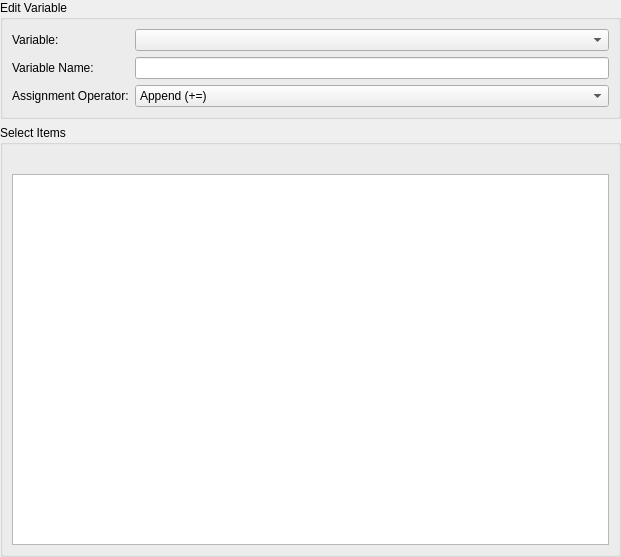
<ui version="4.0" >
 <class>Qt4ProjectManager::Internal::ValueEditor</class>
 <widget class="QWidget" name="Qt4ProjectManager::Internal::ValueEditor" >
  <property name="geometry" >
   <rect>
    <x>0</x>
    <y>0</y>
    <width>621</width>
    <height>557</height>
   </rect>
  </property>
  <layout class="QVBoxLayout" >
   <property name="margin" >
    <number>0</number>
   </property>
   <property name="spacing" >
    <number>6</number>
   </property>
   <item>
    <widget class="QGroupBox" name="m_varGroupBox" >
     <property name="sizePolicy" >
      <sizepolicy>
       <hsizetype>5</hsizetype>
       <vsizetype>4</vsizetype>
       <horstretch>0</horstretch>
       <verstretch>0</verstretch>
      </sizepolicy>
     </property>
     <property name="title" >
      <string>Edit Variable</string>
     </property>
     <layout class="QGridLayout" >
      <property name="margin" >
       <number>9</number>
      </property>
      <property name="spacing" >
       <number>6</number>
      </property>
      <item row="0" column="1" >
       <widget class="QComboBox" name="m_varComboBox" >
        <property name="sizePolicy" >
         <sizepolicy>
          <hsizetype>7</hsizetype>
          <vsizetype>0</vsizetype>
          <horstretch>0</horstretch>
          <verstretch>0</verstretch>
         </sizepolicy>
        </property>
       </widget>
      </item>
      <item row="1" column="0" >
       <widget class="QLabel" name="m_varLineEditLabel" >
        <property name="text" >
         <string>Variable Name:</string>
        </property>
       </widget>
      </item>
      <item row="2" column="0" >
       <widget class="QLabel" name="m_assignComboBoxLabel" >
        <property name="text" >
         <string>Assignment Operator:</string>
        </property>
       </widget>
      </item>
      <item row="1" column="1" >
       <widget class="QLineEdit" name="m_varLineEdit" />
      </item>
      <item row="0" column="0" >
       <widget class="QLabel" name="m_varComboBoxLabel" >
        <property name="text" >
         <string>Variable:</string>
        </property>
       </widget>
      </item>
      <item row="2" column="1" >
       <widget class="QComboBox" name="m_assignComboBox" >
        <item>
         <property name="text" >
          <string>Append (+=)</string>
         </property>
        </item>
        <item>
         <property name="text" >
          <string>Remove (-=)</string>
         </property>
        </item>
        <item>
         <property name="text" >
          <string>Replace (~=)</string>
         </property>
        </item>
        <item>
         <property name="text" >
          <string>Set (=)</string>
         </property>
        </item>
        <item>
         <property name="text" >
          <string>Unique (*=)</string>
         </property>
        </item>
       </widget>
      </item>
     </layout>
    </widget>
   </item>
   <item>
    <widget class="QStackedWidget" name="m_editStackWidget" >
     <property name="currentIndex" >
      <number>2</number>
     </property>
     <widget class="QWidget" name="m_singleDefinedPage" >
      <layout class="QVBoxLayout" >
       <property name="margin" >
        <number>0</number>
       </property>
       <property name="spacing" >
        <number>6</number>
       </property>
       <item>
        <widget class="QGroupBox" name="m_singleDefinedGroupBox" >
         <property name="title" >
          <string>Select Item</string>
         </property>
         <layout class="QVBoxLayout" >
          <property name="margin" >
           <number>9</number>
          </property>
          <property name="spacing" >
           <number>6</number>
          </property>
          <item>
           <widget class="QLabel" name="m_singleDefinedDescriptionLabel" >
            <property name="text" >
             <string/>
            </property>
            <property name="wordWrap" >
             <bool>true</bool>
            </property>
           </widget>
          </item>
          <item>
           <widget class="QComboBox" name="m_itemComboBox" />
          </item>
         </layout>
        </widget>
       </item>
       <item>
        <spacer>
         <property name="orientation" >
          <enum>Qt::Vertical</enum>
         </property>
         <property name="sizeHint" >
          <size>
           <width>20</width>
           <height>40</height>
          </size>
         </property>
        </spacer>
       </item>
      </layout>
     </widget>
     <widget class="QWidget" name="m_singleUndefinedPage" >
      <layout class="QVBoxLayout" >
       <property name="margin" >
        <number>0</number>
       </property>
       <property name="spacing" >
        <number>6</number>
       </property>
       <item>
        <widget class="QGroupBox" name="m_singleUndefinedGroupBox" >
         <property name="title" >
          <string>Edit Item</string>
         </property>
         <layout class="QVBoxLayout" >
          <property name="margin" >
           <number>9</number>
          </property>
          <property name="spacing" >
           <number>6</number>
          </property>
          <item>
           <widget class="QLabel" name="m_singleUndefinedDescriptionLabel" >
            <property name="text" >
             <string/>
            </property>
            <property name="wordWrap" >
             <bool>true</bool>
            </property>
           </widget>
          </item>
          <item>
           <widget class="QLineEdit" name="m_itemLineEdit" >
            <property name="sizePolicy" >
             <sizepolicy>
              <hsizetype>5</hsizetype>
              <vsizetype>0</vsizetype>
              <horstretch>0</horstretch>
              <verstretch>0</verstretch>
             </sizepolicy>
            </property>
           </widget>
          </item>
         </layout>
        </widget>
       </item>
       <item>
        <spacer>
         <property name="orientation" >
          <enum>Qt::Vertical</enum>
         </property>
         <property name="sizeHint" >
          <size>
           <width>20</width>
           <height>40</height>
          </size>
         </property>
        </spacer>
       </item>
      </layout>
     </widget>
     <widget class="QWidget" name="m_multiDefinedPage" >
      <layout class="QVBoxLayout" >
       <property name="margin" >
        <number>0</number>
       </property>
       <property name="spacing" >
        <number>6</number>
       </property>
       <item>
        <widget class="QGroupBox" name="m_multiDefinedGroupBox" >
         <property name="title" >
          <string>Select Items</string>
         </property>
         <layout class="QVBoxLayout" >
          <property name="margin" >
           <number>9</number>
          </property>
          <property name="spacing" >
           <number>6</number>
          </property>
          <item>
           <widget class="QLabel" name="m_multiDefinedDescriptionLabel" >
            <property name="text" >
             <string/>
            </property>
            <property name="wordWrap" >
             <bool>true</bool>
            </property>
           </widget>
          </item>
          <item>
           <widget class="QListWidget" name="m_itemListWidget" />
          </item>
         </layout>
        </widget>
       </item>
      </layout>
     </widget>
     <widget class="QWidget" name="m_multiUndefinedPage" >
      <layout class="QVBoxLayout" >
       <property name="margin" >
        <number>0</number>
       </property>
       <property name="spacing" >
        <number>6</number>
       </property>
       <item>
        <widget class="QGroupBox" name="m_multiUndefinedGroupBox" >
         <property name="title" >
          <string>Edit Items</string>
         </property>
         <layout class="QVBoxLayout" >
          <property name="margin" >
           <number>9</number>
          </property>
          <property name="spacing" >
           <number>6</number>
          </property>
          <item>
           <widget class="QLabel" name="m_multiUndefinedDescriptionLabel" >
            <property name="text" >
             <string/>
            </property>
            <property name="wordWrap" >
             <bool>true</bool>
            </property>
           </widget>
          </item>
          <item>
           <layout class="QHBoxLayout" >
            <property name="margin" >
             <number>0</number>
            </property>
            <property name="spacing" >
             <number>6</number>
            </property>
            <item>
             <widget class="QListView" name="m_itemListView" >
              <property name="uniformItemSizes" >
               <bool>true</bool>
              </property>
             </widget>
            </item>
            <item>
             <layout class="QVBoxLayout" >
              <property name="margin" >
               <number>0</number>
              </property>
              <property name="spacing" >
               <number>6</number>
              </property>
              <item>
               <widget class="QToolButton" name="m_itemAddButton" >
                <property name="sizePolicy" >
                 <sizepolicy>
                  <hsizetype>1</hsizetype>
                  <vsizetype>0</vsizetype>
                  <horstretch>0</horstretch>
                  <verstretch>0</verstretch>
                 </sizepolicy>
                </property>
                <property name="minimumSize" >
                 <size>
                  <width>0</width>
                  <height>23</height>
                 </size>
                </property>
                <property name="text" >
                 <string>New</string>
                </property>
               </widget>
              </item>
              <item>
               <widget class="QToolButton" name="m_itemRemoveButton" >
                <property name="sizePolicy" >
                 <sizepolicy>
                  <hsizetype>1</hsizetype>
                  <vsizetype>0</vsizetype>
                  <horstretch>0</horstretch>
                  <verstretch>0</verstretch>
                 </sizepolicy>
                </property>
                <property name="minimumSize" >
                 <size>
                  <width>0</width>
                  <height>23</height>
                 </size>
                </property>
                <property name="text" >
                 <string>Remove</string>
                </property>
               </widget>
              </item>
              <item>
               <spacer>
                <property name="orientation" >
                 <enum>Qt::Vertical</enum>
                </property>
                <property name="sizeHint" >
                 <size>
                  <width>44</width>
                  <height>128</height>
                 </size>
                </property>
               </spacer>
              </item>
             </layout>
            </item>
           </layout>
          </item>
         </layout>
        </widget>
       </item>
      </layout>
     </widget>
    </widget>
   </item>
  </layout>
 </widget>
 <resources/>
 <connections/>
</ui>
